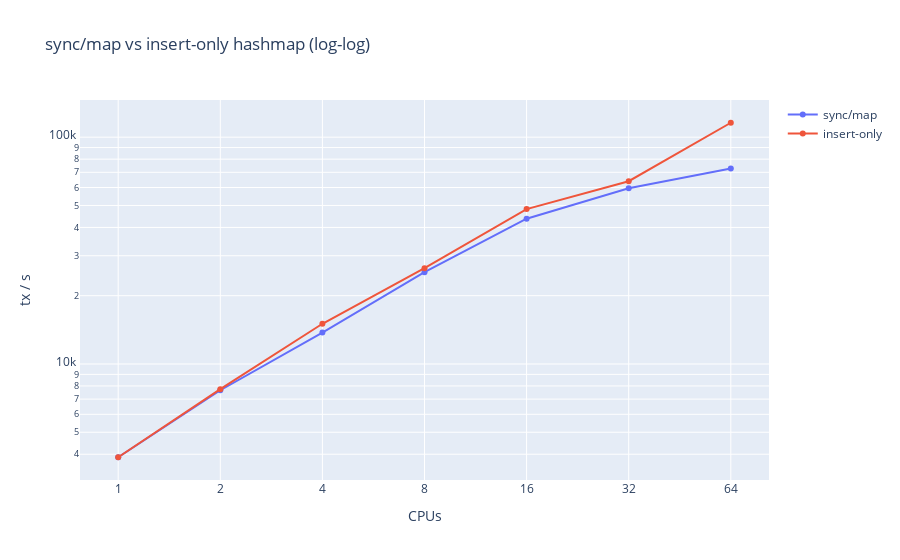

Write notebook code for a chart like this one.
### Markdown cell above
## E2E test

### Benchmarking impact of new hash map

### Code cell
import pandas as pd
import plotly.graph_objects as go

df = pd.read_csv("map.csv")

fig = go.Figure()
fig.add_trace(go.Scatter(
    x=df["cpu"],
    y=1/(df["nsop-syncmap"]*10**-9),
    name="sync/map"
))

fig.add_trace(go.Scatter(
    x=df["cpu"],
    y=1/(df["nsop-insertonly"]*10**-9),
    name="insert-only"
))

fig.update_layout(
    title="sync/map vs insert-only hashmap (log-log)",
    xaxis_title='CPUs', xaxis_type='category',
    yaxis_title='tx / s', yaxis_type="log")
fig.show()

### Figure 1 — Plotly figure (JSON) as saved in the notebook; plotly's stock layout.template omitted (floating-point values rounded to 4 significant figures)
{"data": [{"name": "sync/map", "type": "scatter", "x": [1, 2, 4, 8, 16, 32, 64], "y": [3880.0, 7660.0, 13760.0, 25400.0, 43720.0, 59510.0, 72690.0]}, {"name": "insert-only", "type": "scatter", "x": [1, 2, 4, 8, 16, 32, 64], "y": [3880.0, 7745.0, 15040.0, 26440.0, 48170.0, 63960.0, 115800.0]}], "layout": {"autosize": true, "title": {"text": "sync/map vs insert-only hashmap (log-log)"}, "xaxis": {"autorange": true, "range": [-0.3636, 6.364], "title": {"text": "CPUs"}, "type": "category"}, "yaxis": {"autorange": true, "range": [3.481, 5.172], "title": {"text": "tx / s"}, "type": "log"}}}
